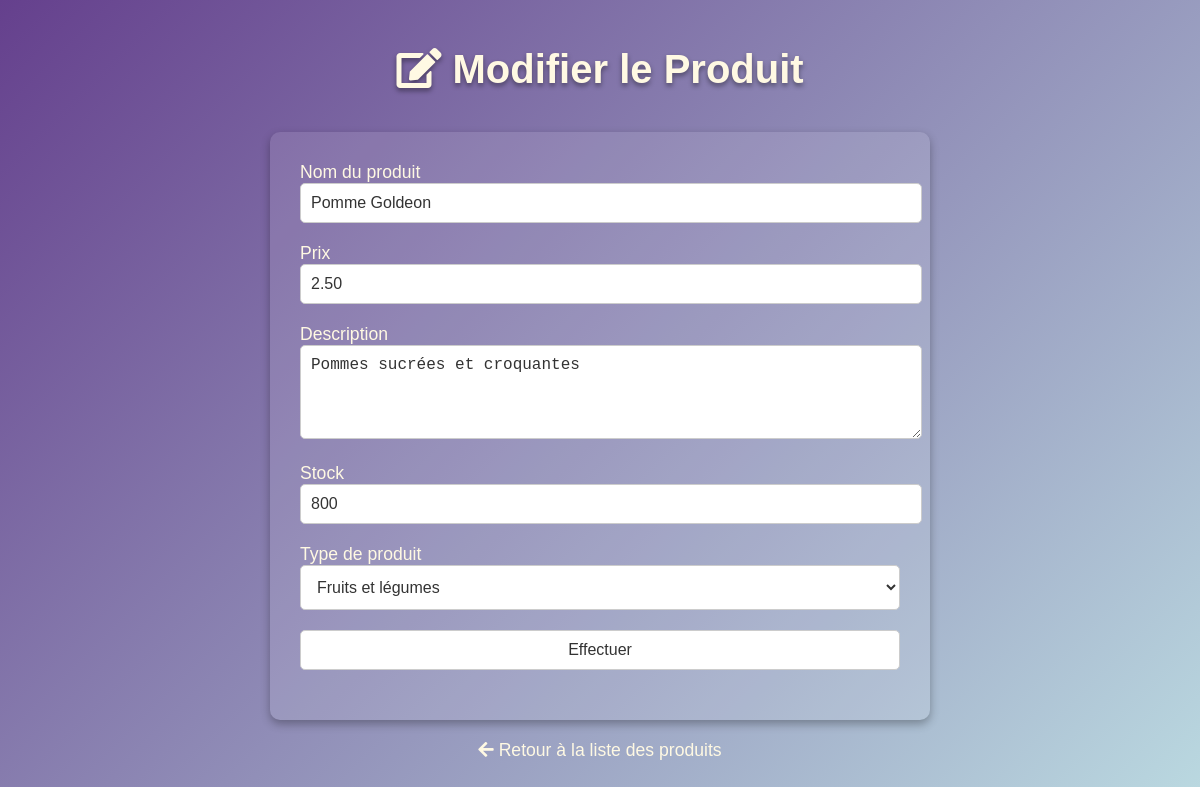
Page /update/12 on the earlier database version.
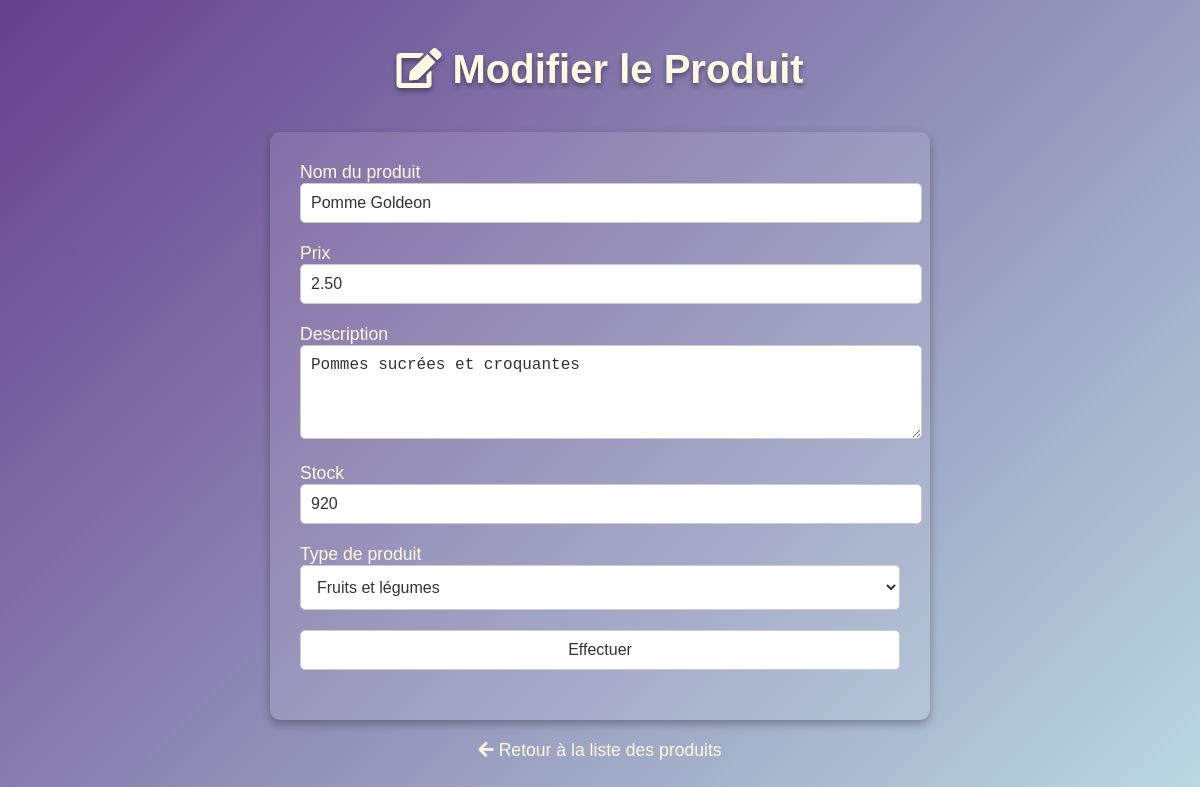
Same page on the later database version.
### tables this page shows
CREATE TABLE produits (
                        id INTEGER PRIMARY KEY AUTOINCREMENT,
                        nom TEXT NOT NULL,
                        prix REAL NOT NULL, 
                        description TEXT NOT NULL,
                        stock INTEGER NOT NULL,
                        type_produit TEXT NOT NULL
                    );

### app.py (the view)
@app.route('/update/<int:id>', methods=['GET', 'POST'])
def edit_product(id):
    produit = Produit()  # Créer une instance de la classe Produit
    produit_to_update = next((p for p in produit.get_products() if p.id == id), None)  # Trouver le produit à modifier
    if produit_to_update is None:
        flash('Produit non trouvé', 'danger')
        return redirect(url_for('list_produits'))
    form = AddProductForm(obj=produit_to_update)
    if form.validate_on_submit():
        prix = float(form.prix.data) if isinstance(form.prix.data, Decimal) else form.prix.data
        produit.update_product(id, form.nom.data, prix, form.description.data, form.stock.data, form.type_produit.data)
        return redirect(url_for('list_produits'))
    return render_template('edit_product.html', form=form, produit=produit_to_update)

### forms.py
class AddProductForm(FlaskForm):
    nom = StringField('Nom du produit', validators=[DataRequired(), Length(max=50)])
    prix = DecimalField('Prix', validators=[DataRequired(), NumberRange(min=0)], places=2)
    description = TextAreaField('Description', validators=[Length(max=200)])
    stock = IntegerField('Stock', validators=[DataRequired(), NumberRange(min=0)])
    type_produit = SelectField('Type de produit', choices=[
        ('Fruits et légumes', 'Fruits et légumes'),
        ('Produits laitiers', 'Produits laitiers'),
        ('Viandes et protéines', 'Viandes et protéines'),
        ('Produits de boulangerie', 'Produits de boulangerie'),
        ('Céréales et grains', 'Céréales et grains'),
        ('Conserves et produits secs', 'Conserves et produits secs'),
        ('Condiments et épices', 'Condiments et épices'),
        ('Boissons', 'Boissons'),
        ('Produits surgelés', 'Produits surgelés'),
        ('Snacks et confiseries', 'Snacks et confiseries'),
        ('Produits non alimentaires', 'Produits non alimentaires')
    ], validators=[DataRequired()])
    submit = SubmitField('Effectuer')

### templates/edit_product.html (shortened to what this page needs)
<!DOCTYPE html>
<html lang="fr">
<head>
    <link rel="stylesheet" type="text/css" href="{{ url_for('static', filename='style_edit_product.css') }}">
    <link href="https://cdnjs.cloudflare.com/ajax/libs/font-awesome/5.15.3/css/all.min.css" rel="stylesheet">
</head>
<body>
    <h1><i class="fas fa-edit"></i> Modifier le Produit</h1>
    <form method="POST">
        <div>
            <label for="nom">{{ form.nom.label }}</label>
            {{ form.nom(size=32) }}
        </div>
        <div>
            <label for="prix">{{ form.prix.label }}</label>
            {{ form.prix(size=32) }}
        </div>
        <div>
            <label for="description">{{ form.description.label }}</label>
            {{ form.description(rows=4, cols=50) }}
        </div>
        <div>
            <label for="stock">{{ form.stock.label }}</label>
            {{ form.stock(size=32) }}
        </div>
        <div>
            <label for="type_produit">{{ form.type_produit.label }}</label>
            <select name="type_produit">
                <option value="Fruits et légumes" {% if form.type_produit.data == 'Fruits et légumes' %}selected{% endif %}>Fruits et légumes</option>
            </select>
        </div>
        <div>
            {{ form.submit() }}
        </div>
    </form>
    <a href="{{ url_for('list_produits') }}" class="back-link">
        <i class="fas fa-arrow-left"></i> Retour à la liste des produits
    </a>
</body>
</html>

Differences in the rows shown:
changed produits "Pomme Goldeon": stock "800" → "920"
